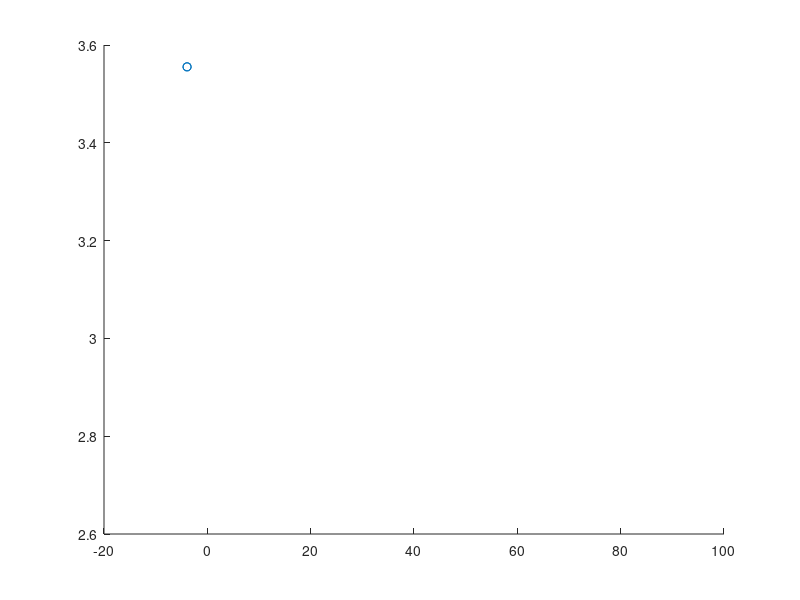

The MATLAB source for this figure: (Note: this script raises an error after producing the figure.)
clc
close all
clear;
%%
str=[pwd '\new data' ];
allfiles=dir(fullfile(str,'*.mat'));

% initializing counter for cumulative sum for each of isolates and
% corresponding dose

A_15=0;
A_20=0;
A_25=0;
A_30=0;
A_35=0;

B_15=0;
B_20=0;
B_25=0;
B_30=0;
B_35=0;

C_15=0;
C_20=0;
C_25=0;
C_30=0;
C_35=0;


D_15=0;
D_20=0;
D_25=0;
D_30=0;
D_35=0;

E_15=0;
E_20=0;
E_25=0;
E_30=0;
E_35=0;



%% For loop for extracting data
for i=1:length(allfiles)

    if strcmp(allfiles(i).name(end-7:end-4),'15ml')
        temp=load([str '\' allfiles(i).name]);
        A_15=A_15+temp.Data.A(3);
        B_15=B_15+temp.Data.B(3);
        C_15=C_15+temp.Data.C(3);
        D_15=D_15+temp.Data.D(3);
        E_15=E_15+temp.Data.E(3);
        
    elseif strcmp(allfiles(i).name(end-7:end-4),'20ml')
        temp=load([str '\' allfiles(i).name]);
        A_20=A_20+temp.Data.A(3);
        B_20=B_20+temp.Data.B(3);
        C_20=C_20+temp.Data.C(3);
        D_20=D_20+temp.Data.D(3);
        E_20=E_20+temp.Data.E(3);
        
    elseif strcmp(allfiles(i).name(end-7:end-4),'25ml')
        temp=load([str '\' allfiles(i).name]);
        A_25=A_25+temp.Data.A(3);
        B_25=B_25+temp.Data.B(3);
        C_25=C_25+temp.Data.C(3);
        D_25=D_25+temp.Data.D(3);
        E_25=E_25+temp.Data.E(3);
        
    elseif strcmp(allfiles(i).name(end-7:end-4),'30ml')
        temp=load([str '\' allfiles(i).name]);
        A_30=A_30+temp.Data.A(3);
        B_30=B_30+temp.Data.B(3);
        C_30=C_30+temp.Data.C(3);
        D_30=D_30+temp.Data.D(3);
        E_30=E_30+temp.Data.E(3);
        
    elseif strcmp(allfiles(i).name(end-7:end-4),'35ml')
        temp=load([str '\' allfiles(i).name]);
        A_35=A_35+temp.Data.A(3);
        B_35=B_35+temp.Data.B(3);
        C_35=C_35+temp.Data.C(3);
        D_35=D_35+temp.Data.D(3);
        E_35=E_35+temp.Data.E(3);
    end    
end
%% individual probit
clear x y p
conc=[15 20 25 30 35];

% in order to select different isolates, we need to activate the desired
% line 95-99. Each line corresponds to the specific isolate and the
% corresponding dosage ranging from 0% to 100% mortality.

death= [A_15 A_20 A_25 A_30 A_35-0.01]; current_isolate = 'A';
% death= [B_15 B_20 B_25 B_30 B_35-0.01]; current_isolate = 'B';
% death= [D_15 D_20 D_25 D_30 D_35-0.01]; current_isolate = 'D';
% death= [C_15 C_20 C_25-0.01]; current_isolate = 'C';
% death= [E_15 E_20 E_25 E_30 E_35-0.01]; current_isolate = 'E';

if strcmp(current_isolate, 'C')
   conc = conc(1:3);
end

prob=death./75;
x= log(conc);
for i=1:length(prob)
    y(i)= log(prob(i)/(1-prob(i)))+5;
    
end




%% regressio line cinc vs probit
%regression line
figure(1)
clf
scatter(y,x,'ro'), hold on;
% here y = probit x = concentration
[p,S]= polyfit(y,x,1);
ynew=0.1:.001:100;
[x_fit, delta]= polyval(p,ynew,S);
plot(y,x,'o',ynew,x_fit,'-')
plot(ynew,x_fit+2*delta,'m--',ynew,x_fit-2*delta,'m--'),hold on

% for calculating LC50
x1=5;
y1 = p(1)*x1+p(2);
exp(y1);
% LC90
x2= 7.197;
y2 = p(1)*x2+p(2);
exp(y2);


% upper limit
[a50,b50] =min(abs(x_fit-y1));
[a90,b90] =min(abs(x_fit-y2));

ul_lc50 = y1+2*delta(b50);
ll_lc50 = y1-2*delta(b50);

ul_lc90 = y1+2*delta(b90);
ll_lc90 = y1-2*delta(b90);

y_exact=y;
[data_fit, delta]= polyval(p,y_exact,S);
Rsquared = my_Rsquared_coeff(x,data_fit);


line([x1 x1],[0 y1]), hold on
line([0 x1],[y1 y1])
line([x2 x2],[0 y2]), hold on
line([0 x2],[y2 y2])

ylim([0 4.5])
xlim([0 15])
xlabel('Probit')
ylabel('Log(conc)')
title(['Probit analysis of ' current_isolate ' after 72 hours'])

disp(['LC50 for ' current_isolate ' : ' num2str(exp(y1)) ' ml'])
disp([ ' Upper limit of LC50 for ' current_isolate ' : ' num2str(exp(ul_lc50)) ' ml'])
disp([ ' Lower limit of LC50 for ' current_isolate ' : ' num2str(exp(ll_lc50)) ' ml'])

disp(['LC90 for ' current_isolate ' : ' num2str(exp(y2)) 'ml'])
disp([ ' Upper limit of LC90 for ' current_isolate ' : ' num2str(exp(ul_lc90)) ' ml'])
disp([ ' Lower limit of LC90 for ' current_isolate ' : ' num2str(exp(ll_lc90)) ' ml'])
